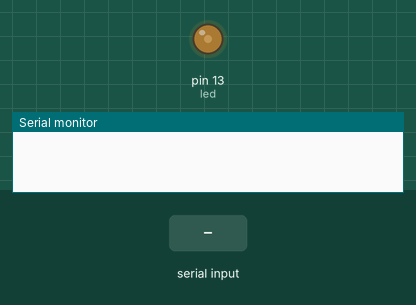
The sketch below on a simulated Arduino Uno, built with avr-gcc and run on an emulated ATmega328P. Shown: output pins drawn as LEDs (lit = HIGH), the last lines printed to the serial monitor. The inputs (shaded band) are chosen by the test bench.

Above: at 1.2 s.
1.3 s: byte 30 received over Serial
At 2.44 s:
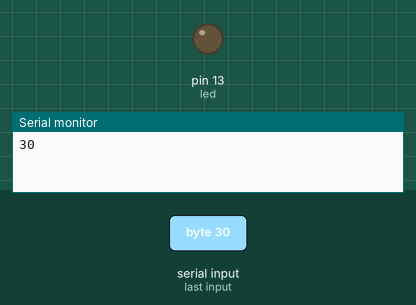
At 3.43 s:
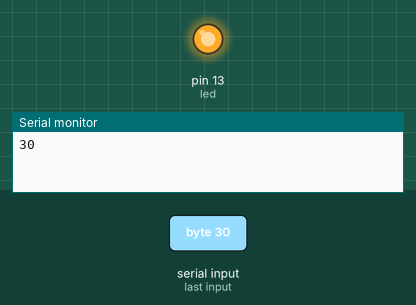
Timing chart, 0 to 10.3 s (numbered marks = the images above; inputs shaded):
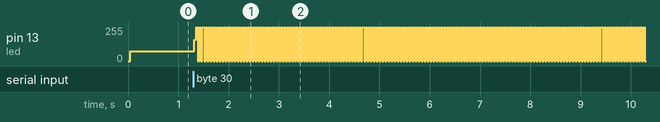

Measured:
- after the input at 1.3 s, pin 13 (led): 72/255 → 159/255 at once, then repeats every 0.06 s: 255/255 0.03 s, 0/255 0.03 s

The sketch:

user_input_delay.ino
```cpp
int led = 13;

int ch;
void setup() {

  Serial.begin(9600);
  pinMode(led,OUTPUT);

}

void loop() {

  if(Serial.available()>0)
  {
    ch = Serial.read();
    Serial.println(ch);

    }

  digitalWrite(led,HIGH);
  delay(ch);
  digitalWrite(led,LOW);
  delay(ch);
}
```
